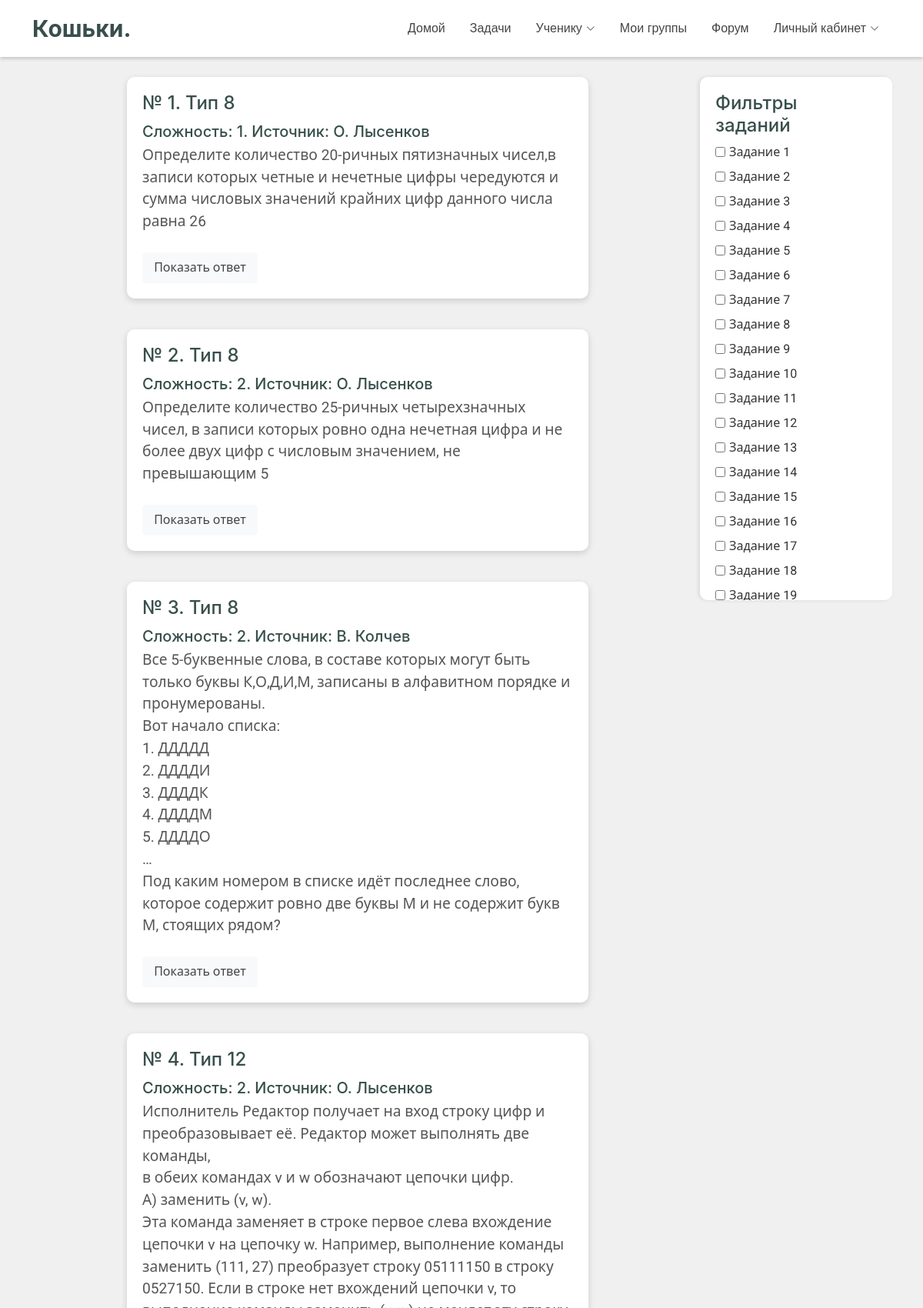
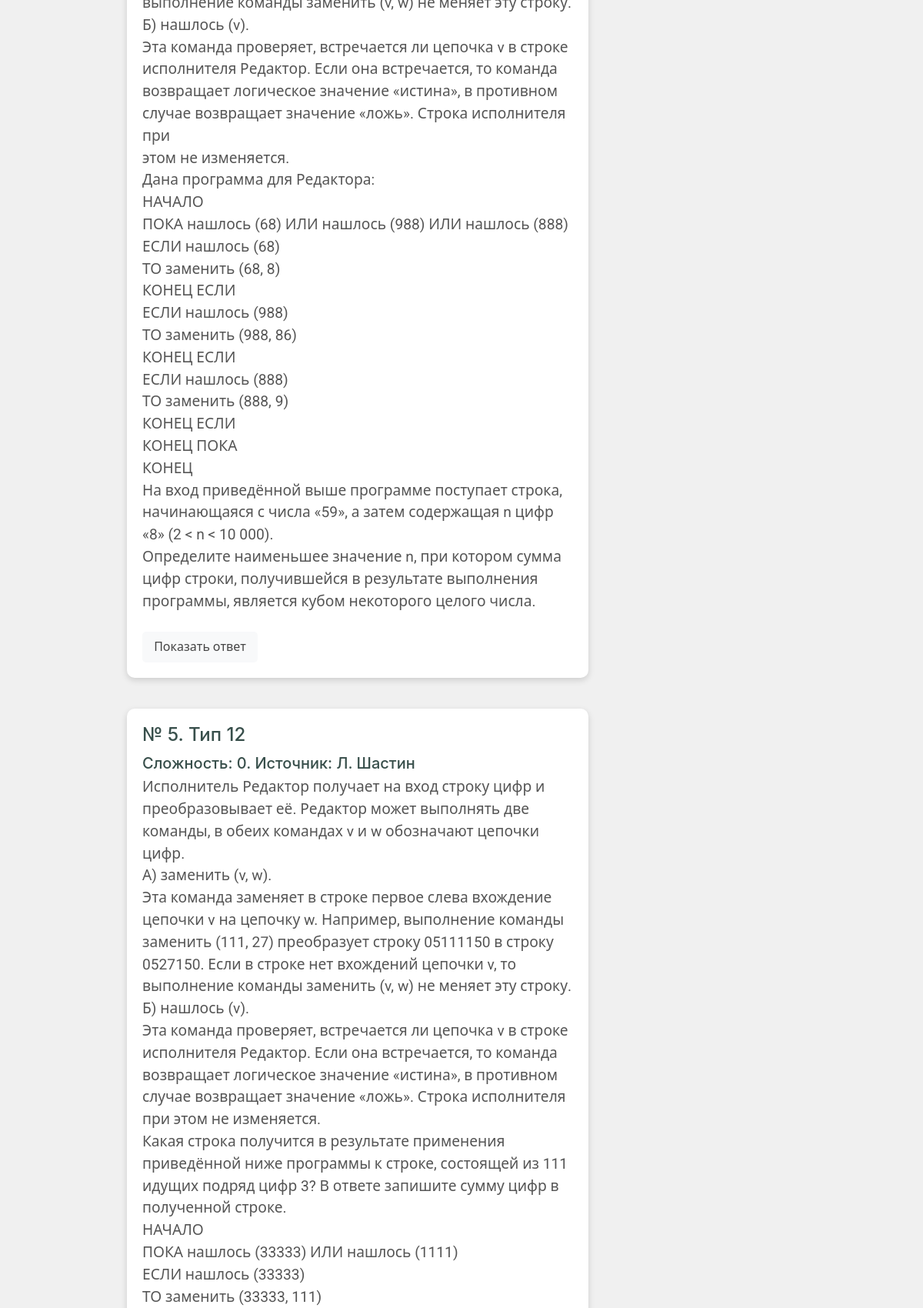
/problems/all (upper part), run on the app's committed database (2 pictures, top to bottom).
### tables this page shows
CREATE TABLE problems (problem_id INT, problem_type_id INT, problem_source VARCHAR (255), problem_statement TEXT, problem_answer VARCHAR (255), problem_difficulty INT, PRIMARY KEY (problem_id), FOREIGN KEY (problem_type_id) REFERENCES problem_types (type_id));

### main.py (the view)
@app.route("/problems/all")
def problems_page():
    problems = dr.get_problems()
    return render_template("problem_list.html", problems=problems)

### database_requests.py (called while the page is built)
def sql_execute(sql_request):
    ret = cursor.execute(sql_request)
    return ret

def get_problems():
    problems = sql_execute("SELECT * FROM problems").fetchall()
    ret = []
    for elem in problems:
        tmp = []
        for i in elem:
            tmp.append(i)
        pictures = sql_execute(f"""SELECT picture_id FROM problem_picture WHERE problem_id = { elem[0] }""")
        k = []
        for i in pictures:
            k.append(f"""problem_{i[0]}.jpg""")
        tmp.append(k)
        tables = sql_execute(f"""SELECT table_id FROM problem_table WHERE problem_id = { elem[0] }""")
        k = []
        for i in tables:
            k.append(f"""{i[0]}.xlsx""")
        tmp.append(k)
        texts = sql_execute(f"""SELECT text_file_id FROM problem_text_file WHERE problem_id = { elem[0] }""")
        k = []
        for i in texts:
            k.append(f"""{i[0]}.txt""")
        tmp.append(k)
        ret.append(tmp)
    return ret

### templates/problem_list.html (shortened to what this page needs)
<!DOCTYPE html>
<html lang="ru">
<head>
    <link href="{{ url_for('static', filename='vendor/bootstrap/css/bootstrap.min.css') }}" rel="stylesheet">
    <link href="{{ url_for('static', filename='vendor/bootstrap-icons/bootstrap-icons.css') }}" rel="stylesheet">
    <link href="{{ url_for('static', filename='/css/main.css') }}" rel="stylesheet">
</head>
<body>
    {% include 'header.html' %}
    <aside class="filters-sidebar" style="right: 40px; border-radius: 10px; scrollbar-width: none; -ms-overflow-style: none;">
        <h4>Фильтры заданий</h4>
        <div class="filter-group" id="ege-filters">
            {% for i in range(1, 28) %}
                <label><input type="checkbox" value="{{ i }}"> Задание {{ i }}</label>
            {% endfor %}
        </div>
    </aside>
    <div class="lectures-container" style="display: flex; justify-content: center; flex-wrap: wrap;">
        {% for problem in problems %}
            <div class="problem-card default" data-type="{{ problem[1] }}" data-difficulty="{{ problem[5] }}" style="margin: 10px;">
                <h5 class="problem-title">№ {{ problem[0] + 1 }}. Тип {{ problem[1] }}</h5>
                <h6 class="problem-author">Сложность: {{ problem[5] }}. Источник: {{ problem[2] }}</h6>
                <p class="problem-question">{{ problem[3]|safe }}</p>
                <div class="answer">
                    <button class="accordion">Показать ответ</button>
                </div>
            </div>
        {% endfor %}
    </div>
</body>
</html>

### static/css/main.css (style rules this page uses)
:root { --default-font: "Roboto", system-ui, -apple-system, "Segoe UI", Roboto, "Helvetica Neue", Arial, "Noto Sans", "Liberation Sans", sans-serif, "Apple Color Emoji", "Segoe UI Emoji", "Segoe UI Symbol", "Noto Color Emoji"; --heading-font: "Inter", sans-serif; --nav-font: "Poppins", sans-serif; }
:root { --background-color: #ffffff; --default-color: #444444; --heading-color: #384f4b; --accent-color: #1bbca3; --surface-color: #ffffff; --contrast-color: #ffffff; --incorrect-answer-color: #ff4040; --correct-answer-color: #acf273; --empty-answer-color: #c9c9c9; }
:root { --nav-color: #444444; --nav-hover-color: #1bbca3; --nav-mobile-background-color: #ffffff; --nav-dropdown-background-color: #ffffff; --nav-dropdown-color: #444444; --nav-dropdown-hover-color: #1bbca3; }
:root { scroll-behavior: smooth; }
body { color: var(--default-color); background-color: var(--background-color); font-family: var(--default-font); overflow-y: scroll; }
h1, h2, h3, h4, h5, h6 { color: var(--heading-color); font-family: var(--heading-font); }
.accordion { background-color: #eee; color: #444; cursor: pointer; padding: 10px; width: 150px; text-align: center; border: none; outline: none; transition: background-color 0.4s; margin-right: 10px; }
.answer { position: relative; display: inline-block; }
.problem-title { font-size: 1.5rem; font-weight: 500; margin-bottom: 10px; }
.problem-author { font-size: 1.25rem; margin-bottom: 5px; }
.problem-question { font-size: 1.2rem; margin-bottom: 10px; color: #555; }
.problem-card { border-radius: 8px; box-shadow: 0 2px 10px rgba(0, 0, 0, 0.1); padding: 20px; margin-bottom: 20px; width: 60%; transition: transform 0.3s, box-shadow 0.3s; }
.problem-card.default { background-color: #ffffff; }

### templates/problem_list.html (style rules this page uses)
body { margin: 0; background-color: #f0f0f0; color: #333; padding-top: 70px; }
.filters-sidebar { position: fixed; right: 0; top: 100px; width: 250px; background: #fff; padding: 20px; box-shadow: -2px 0 5px rgba(0,0,0,0.1); height: calc(100vh - 120px); overflow-y: auto; }
.filter-group { display: flex; flex-direction: column; gap: 8px; }
.filter-group label { display: flex; align-items: center; gap: 5px; }
.lectures-container { display: grid; grid-template-columns: 1fr; gap: 20px; margin-right: 270px; padding: 20px; max-width: 100%; }
.problem-card { background: #fff; border-radius: 10px; padding: 20px; box-shadow: 0 3px 8px rgba(0,0,0,0.15); transition: transform 0.3s ease; break-inside: avoid; min-width: 600px; }
.answer { margin-top: 15px; }
.accordion { cursor: pointer; background: #f8f9fa; border: none; padding: 8px 15px; border-radius: 5px; transition: 0.4s; }

### data on the page
problems: problem[0]+1 "1", problem_type "8", problem_difficulty "1", problem_source "О. Лысенков", problem_statement "Определите количество 20-ричных пятизначных чисел,в записи которых четные и нечетные цифры чередуются и сумма числовых значений крайних цифр данного числа равна 26"
problems: problem[0]+1 "2", problem_type "8", problem_difficulty "2", problem_source "О. Лысенков", problem_statement "Определите количество 25-ричных четырехзначных чисел, в записи которых ровно одна нечетная цифра и не более двух цифр с числовым значением, не превышающим 5"
problems: problem "3", problem_type "8", problem_difficulty "2", problem_source "В. Колчев", problem_statement "Все 5-буквенные слова, в составе которых могут быть только буквы К,О,Д,И,М, записаны в алфавитном порядке и пронумерованы. Вот начало списка: 1. ДДДДД 2. ДДДДИ 3. ДДДДК 4. ДДДДМ 5. ДДДДО … Под каким номером в списке идёт последнее слово, которое содержит ровно две буквы М и не содержит букв М, стоящих рядом?"
problems: problem "4", problem_type "12", problem_difficulty "2", problem_source "О. Лысенков", problem_statement "Исполнитель Редактор получает на вход строку цифр и преобразовывает её. Редактор может выполнять две команды, в обеих командах v и w обозначают цепочки цифр. А) заменить (v, w). Эта команда заменяет в строке первое слева вхождение цепочки v на цепочку w. Например, выполнение команды заменить (111, 27) преобразует строку 05111150 в строку 0527150. Если в строке нет вхождений цепочки v, то выполнение команды заменить (v, w) не меняет эту строку. Б) нашлось (v). Эта команда проверяет, встречается ли цепочка v в строке исполнителя Редактор. Если она встречается, то команда возвращает логическое значение «истина», в противном случае возвращает значение «ложь». Строка исполнителя при этом не…"
problems: problem "5", problem_type "12", problem_difficulty "0", problem_source "Л. Шастин", problem_statement "Исполнитель Редактор получает на вход строку цифр и преобразовывает её. Редактор может выполнять две команды, в обеих командах v и w обозначают цепочки цифр. А) заменить (v, w). Эта команда заменяет в строке первое слева вхождение цепочки v на цепочку w. Например, выполнение команды заменить (111, 27) преобразует строку 05111150 в строку 0527150. Если в строке нет вхождений цепочки v, то выполнение команды заменить (v, w) не меняет эту строку. Б) нашлось (v). Эта команда проверяет, встречается ли цепочка v в строке исполнителя Редактор. Если она встречается, то команда возвращает логическое значение «истина», в противном случае возвращает значение «ложь». Строка исполнителя при этом не…"

### other printed values
{{ i }} "1" "2" "3" "4" "5" "6" "7" "8" "9" "10" "11" "12" "13" "14" "15" "16" "17" "18" "19"
